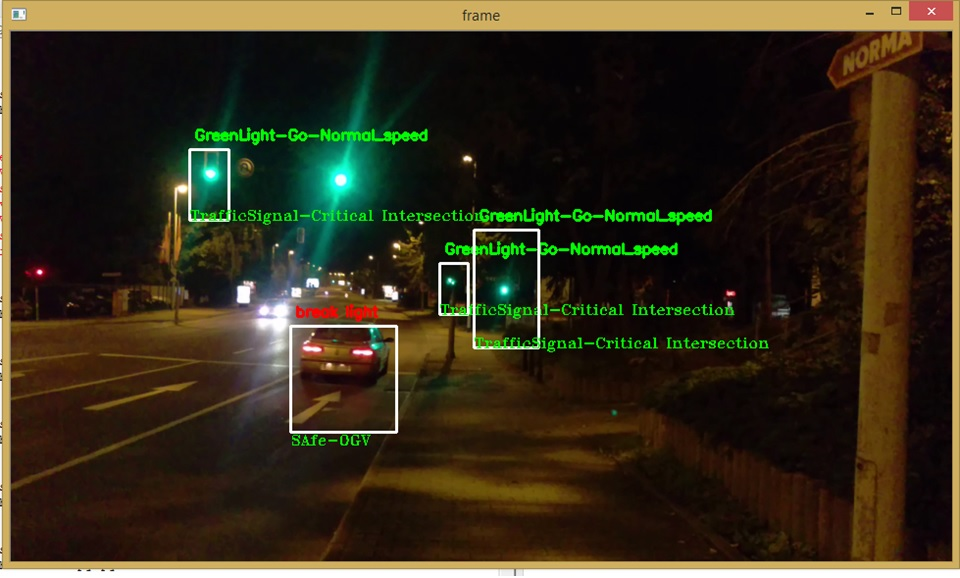
#> input picture 45.png, 960 x 578 px, given in place of b12.MP4, which was not available
$ python detection.py
#> lines starting #> are read from the running program, lines starting #| are printed output that depends on the picture
##//Automotive detection of situation criteria for traffic classification##
import numpy as np
import cv2
import math
import threading
threshold = 200
# [16 lines left out: functions distance, circle_levelset, not called in this run]
'''detection precosse of outgoing vehicle and stause of road whether ts safe or not , assiganing the rules for best solution for developing it helpfull
'''
#========================== DetectSituativ_OutGoingVehicles_OGV_Method ===================================================================================#
def detectSituativ_OutGoingVehicles_OGV( image):

    gray_image = cv2.cvtColor(image, cv2.COLOR_BGR2GRAY)
    threshold = 200
    cascade = cv2.CascadeClassifier('Data/vback.xml')
    #cascade = cv2.CascadeClassifier('Data/cars2.xml')
    clahe = cv2.createCLAHE(clipLimit=2.0, tileGridSize=(8,8)) #Create CLAHE object
    clahe_image = clahe.apply(gray_image) #Apply CLAHE to grayscale image from webcam
    features = cascade.detectMultiScale(gray_image, scaleFactor=1.9, minNeighbors=26, minSize = (50,50),maxSize = (300,290) )

    if len(features) == 0:
            return []
    else:
                features[:, 2:] += features[:, :2]
                detection_box = []
                for i in features:
                    detection_box.append((i[0], i[1], i[2] - i[0], i[3] - i[1]))
                for j in detection_box:
                        x_coordinate, y_coordinate, width_position, height_position = j
                        cv2.rectangle(image, (x_coordinate, y_coordinate), (x_coordinate+width_position, y_coordinate+height_position), (255, 255, 255), 2)
                        if len (detection_box) == 1:
                            cv2.putText(frame, "SAfe-OGV", (x_coordinate, y_coordinate+height_position+13),cv2.FONT_HERSHEY_TRIPLEX, 0.5, (0,255,0),1)
                        elif len (detection_box) == 2:
                                cv2.putText(frame, "Regular-OGV", (x_coordinate, y_coordinate+height_position),cv2.FONT_HERSHEY_TRIPLEX, 0.5, (0,255,0),1)
                        elif len (detection_box) >= 3:
                                cv2.putText(frame, "Ctitical-OGV", (x_coordinate, y_coordinate+height_position),cv2.FONT_HERSHEY_TRIPLEX, 0.5, (0,255,0),1)

                        v = y_coordinate + height_position - 5
                        roi = gray_image[y_coordinate+10:y_coordinate + height_position-10, x_coordinate+10:x_coordinate + width_position-10]
                        #mask = cv2.GaussianBlur(roi, (25, 25), 2)
                        mask = cv2.bilateralFilter(roi,5,65,65)
                        (minVal, maxVal, minLoc, maxLoc) = cv2.minMaxLoc(mask)

                        # check if light is onif maxVal - minVal > threshold:
                        if maxVal - minVal > threshold:

                                cv2.circle(roi, maxLoc, 10, (255, 0, 0), 2)

                                    # Red light
                                if 1.0/8*(height_position-30) < maxLoc[1] < 4.0/8*(height_position-30):
                                   x_coordinate, y_coordinate, width_position, height_position = j
                                   cv2.putText(image, 'brake light On', (x_coordinate+5, y_coordinate-10), cv2.FONT_HERSHEY_SIMPLEX, 0.5, (0, 0, 255), 2)
                                        # [23 lines of commented-out code are left out]
# [290 lines left out: functions detectSituativ_IncomingVehicles_ICV, detectSituativ_pedestrians, detectSituativ_VechicleCrossing_VC, detectSituativ_WarningSign, detectSituativ_giveawaySign, detectSituativ_PrioritySign and 3 more, not called in this run]
                                        #self.yellow_light = True'''


# capturing frame by frame
video = cv2.VideoCapture('b12.MP4')
#video = cv2.VideoCapture(2)


while(video.isOpened()):

    ret, frame = video.read()
#> frame is the input picture: shape (578, 960, 3); mean B, G, R 27.5, 46.7, 54.5
    # [4 lines of commented-out code are left out]

    if frame is None:
        cv2.destroyAllWindows()
        break
    else: # at each frame read....
        detectSituativ_OutGoingVehicles_OGV(frame)
#> in detectSituativ_OutGoingVehicles_OGV, `gray_image = cv2.cvtColor(image, cv2.COLOR_BGR2GRAY)`:
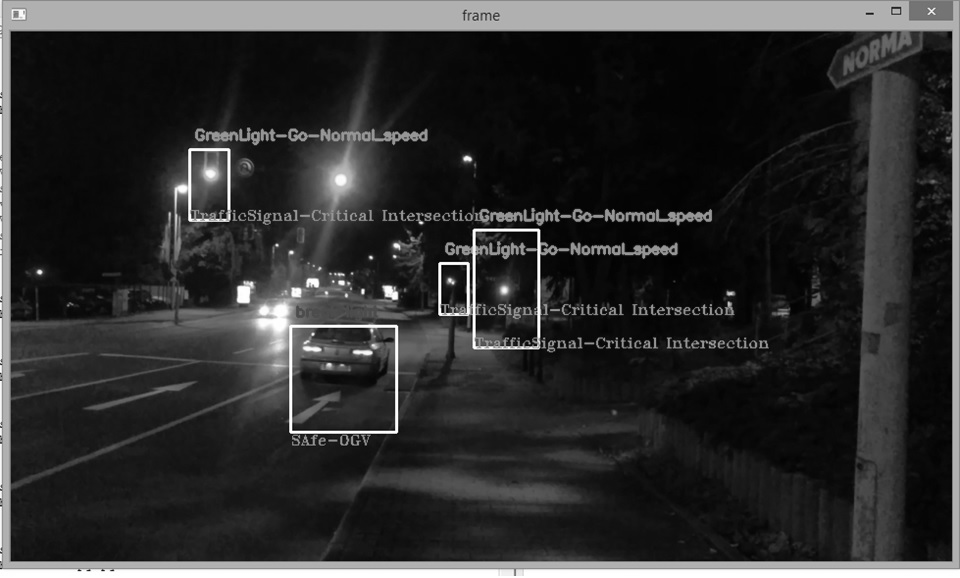
#> gray_image: shape (578, 960); min 0, max 255, mean 46.8
#> (the run stopped early here; a loop or call above may not have finished)

$ run again, on 611.png
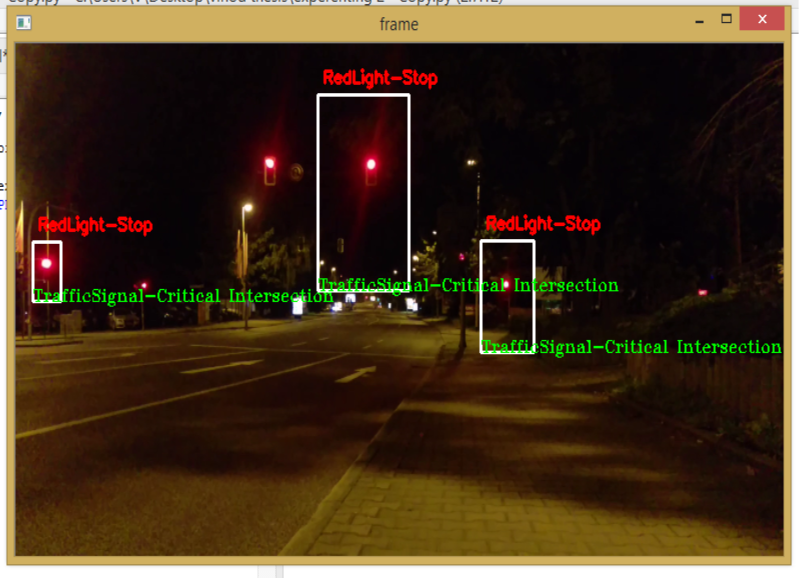
#> input picture 611.png, 800 x 579 px, given in place of b12.MP4, which was not available
#> frame is the input picture: shape (579, 800, 3); mean B, G, R 30.1, 51.1, 69.5
#> in detectSituativ_OutGoingVehicles_OGV, `gray_image = cv2.cvtColor(image, cv2.COLOR_BGR2GRAY)`:
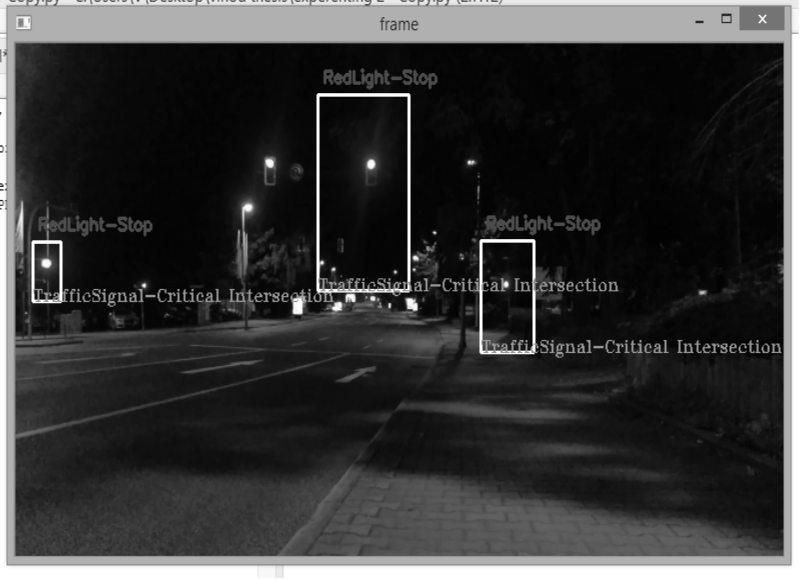
#> gray_image: shape (579, 800); min 2, max 255, mean 54.2

$ run again, on greenlighttrafficlights.png
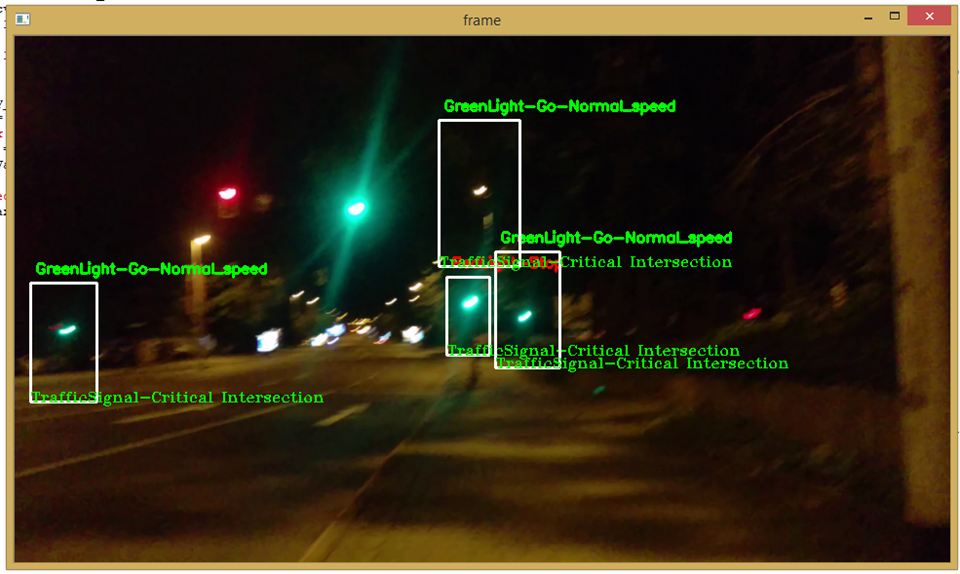
#> input picture greenlighttrafficlights.png, 960 x 574 px, given in place of b12.MP4, which was not available
#> frame is the input picture: shape (574, 960, 3); mean B, G, R 25.6, 47, 54.8
#> in detectSituativ_OutGoingVehicles_OGV, `gray_image = cv2.cvtColor(image, cv2.COLOR_BGR2GRAY)`:
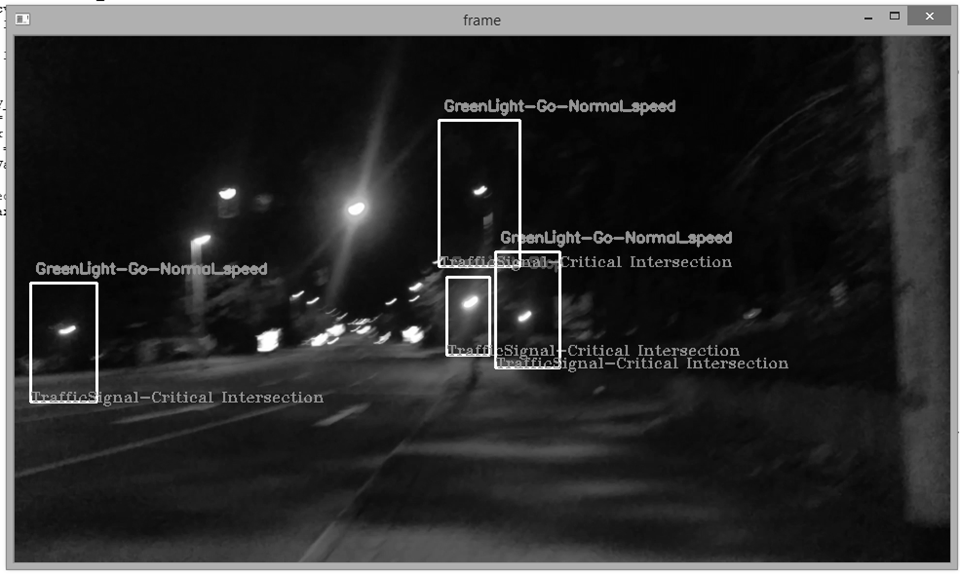
#> gray_image: shape (574, 960); min 0, max 255, mean 46.9
